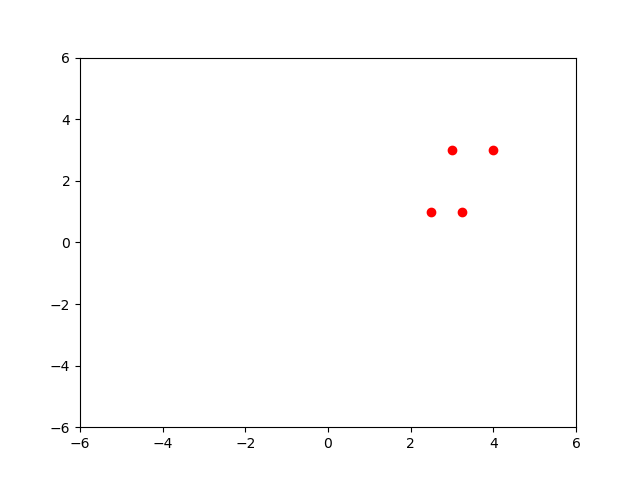

Reproduce this figure in Python.
'''
--------------Practical 1------------------
Aim: Write a program to do the following :
1. Addition of two complex numbers.
2. Displaying the conjugate of a complex number.
3. Plotting a set of complex Number.
4. Creating a new plot by rotating the given number by a
degree 90, 180, 270 degrees and also by scaling b a number a = 1/2, a = 1/3, a = 2, etc.
'''

import matplotlib.pyplot as plt

s = {3 + 3j, 4 + 3j, 2.5 + 1j, 3.25 + 1j}

print('Select Oprations\n1: Addition of two Complex No.\n2: Plot Points from set of Complex No.\n3: Translational\n4: Scaling\n5: Ratation\nAnything: Exit')

while 'Shyamkumar':
    
    ch = int(input('Enter Choice of Operation.'))

    if ch == 1:
        c1 = complex(input('Enter Complex No. c1: '))
        c2 = complex(input('Enter Complex No. c2: '))
        print('Addition of 2 Complex Nos(c1 + c2) : ',c1 + c2)
    elif ch == 2:
        s1 = {x for x in s}
        X = [x.real for x in s1]
        Y = [x.imag for x in s1]
        plt.plot(X, Y, 'ro')
        plt.axis([-6, 6, -6, 6])
        plt.show()
    elif ch == 3:
        c1 = complex(input('Enter Translational in Complex No. Format: '))
        s1 = {x+c1 for x in s}
        print('Translational of No. is: ', s1)
    elif ch == 4:
        scale = float(input('Enter Scale point like (0.5) for 1/2: '))
        s1 = {x * scale for x in s}
        print('Scaling of No. is: ', s1)
    elif ch == 5:
        angle = int(input('Enter Angle f Rotation 30/180/270: '))
        if angle == 90:
            s1 = {x * 1j for x in s}
            print('Rotation of No. is: ', s1)
        elif angle == 180:
            s1 = {x * -1 for x in s}
            print('Rotation of No. is: ', s1)
        elif angle == 270:
            s1 = {x * 1j * -1 for x in s}
            print('Rotation of No. is: ', s1)
        else:
            print('Invalid AngleEnter Only degree 90, 180, 270\b')
    else:
        break
            
            
        




'''
1: goto C:python34/scripts/
2: pip install matplotlib

Output :
>>> 
Select Oprations
1: Addition of two Complex No.
2: Plot Points from set of Complex No.
3: Translational
4: Scaling
5: Ratation
Anything: Exit
Enter Choice of Operation.1
Enter Complex No. c1: 2+3j
Enter Complex No. c2: 3+2j
('Addition of 2 Complex Nos(c1 + c2) : ', (5+5j))
Enter Choice of Operation.2
Path IMG="D:\SYBSCCS\[ Shyam 91 ]\[ Linear Algebra ]\Practical_1.png"
Enter Choice of Operation.3
Enter Translational in Complex No. Format: 4
('Translational of No. is: ', set([(7+3j), (8+3j), (6.5+1j), (7.25+1j)]))
Enter Choice of Operation.4
Enter Scale point like (0.5) for 1/2: 0.5
('Scaling of No. is: ', set([(1.625+0.5j), (1.25+0.5j), (2+1.5j), (1.5+1.5j)]))
Enter Choice of Operation.5
Enter Angle f Rotation 30/180/270: 180
('Rotation of No. is: ', set([(-3.25-1j), (-4-3j), (-3-3j), (-2.5-1j)]))
Enter Choice of Operation.6

'''
